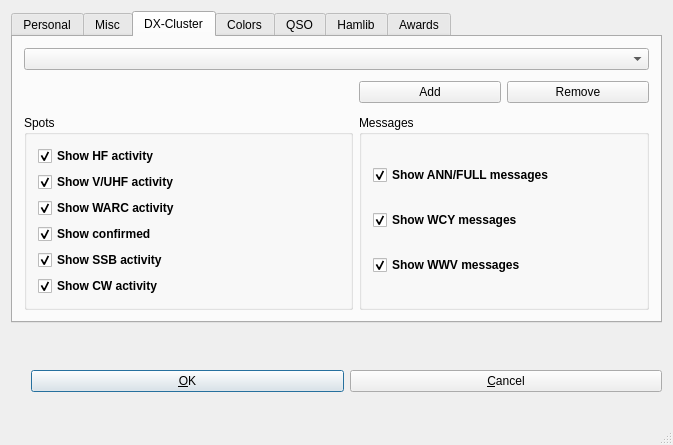
<?xml version="1.0" encoding="UTF-8"?>
<ui version="4.0">
 <class>setup</class>
 <widget class="QDialog" name="setup">
  <property name="geometry">
   <rect>
    <x>0</x>
    <y>0</y>
    <width>673</width>
    <height>445</height>
   </rect>
  </property>
  <property name="windowTitle">
   <string>KLog setup</string>
  </property>
  <property name="sizeGripEnabled">
   <bool>true</bool>
  </property>
  <layout class="QGridLayout">
   <item row="1" column="0">
    <layout class="QHBoxLayout">
     <property name="spacing">
      <number>6</number>
     </property>
     <property name="margin">
      <number>0</number>
     </property>
     <item>
      <spacer name="Qt::Horizontal Spacing2">
       <property name="orientation">
        <enum>Qt::Vertical</enum>
       </property>
       <property name="sizeType">
        <enum>QSizePolicy::Expanding</enum>
       </property>
       <property name="sizeHint" stdset="0">
        <size>
         <width>20</width>
         <height>20</height>
        </size>
       </property>
      </spacer>
     </item>
     <item>
      <widget class="QPushButton" name="buttonOk">
       <property name="text">
        <string>&amp;OK</string>
       </property>
       <property name="shortcut">
        <string/>
       </property>
       <property name="autoDefault">
        <bool>true</bool>
       </property>
       <property name="default">
        <bool>true</bool>
       </property>
      </widget>
     </item>
     <item>
      <widget class="QPushButton" name="buttonCancel">
       <property name="text">
        <string>&amp;Cancel</string>
       </property>
       <property name="shortcut">
        <string/>
       </property>
       <property name="autoDefault">
        <bool>true</bool>
       </property>
      </widget>
     </item>
    </layout>
   </item>
   <item row="0" column="0">
    <widget class="QTabWidget" name="tabWidget2">
     <property name="focusPolicy">
      <enum>Qt::NoFocus</enum>
     </property>
     <property name="currentIndex">
      <number>2</number>
     </property>
     <widget class="QWidget" name="tabPersonal">
      <attribute name="title">
       <string>Personal</string>
      </attribute>
      <layout class="QGridLayout">
       <item row="0" column="0">
        <layout class="QHBoxLayout">
         <item>
          <widget class="QLabel" name="textLabel1">
           <property name="frameShape">
            <enum>QFrame::StyledPanel</enum>
           </property>
           <property name="text">
            <string>&lt;b&gt;QRZ:&lt;/b&gt;</string>
           </property>
           <property name="wordWrap">
            <bool>false</bool>
           </property>
          </widget>
         </item>
         <item>
          <widget class="QLineEdit" name="MyCallkLineEdit"/>
         </item>
         <item>
          <spacer name="spacer2">
           <property name="orientation">
            <enum>Qt::Vertical</enum>
           </property>
           <property name="sizeType">
            <enum>QSizePolicy::Expanding</enum>
           </property>
           <property name="sizeHint" stdset="0">
            <size>
             <width>120</width>
             <height>20</height>
            </size>
           </property>
          </spacer>
         </item>
        </layout>
       </item>
       <item row="1" column="0">
        <layout class="QHBoxLayout">
         <item>
          <widget class="QLabel" name="textLabel2">
           <property name="frameShape">
            <enum>QFrame::StyledPanel</enum>
           </property>
           <property name="text">
            <string>&lt;b&gt;Locator:&lt;/b&gt;</string>
           </property>
           <property name="wordWrap">
            <bool>false</bool>
           </property>
          </widget>
         </item>
         <item>
          <widget class="QLineEdit" name="MyLocatorkLineEdit"/>
         </item>
         <item>
          <spacer name="spacer3">
           <property name="orientation">
            <enum>Qt::Vertical</enum>
           </property>
           <property name="sizeType">
            <enum>QSizePolicy::Expanding</enum>
           </property>
           <property name="sizeHint" stdset="0">
            <size>
             <width>120</width>
             <height>20</height>
            </size>
           </property>
          </spacer>
         </item>
        </layout>
       </item>
      </layout>
     </widget>
     <widget class="QWidget" name="tab">
      <attribute name="title">
       <string>Misc</string>
      </attribute>
      <layout class="QGridLayout" name="gridLayout_5">
       <item row="0" column="0">
        <widget class="QCheckBox" name="checkBoxProgressDialog">
         <property name="font">
          <font>
           <weight>75</weight>
           <bold>true</bold>
          </font>
         </property>
         <property name="toolTip">
          <string>Shows a progress bar but makes the log reading slower</string>
         </property>
         <property name="text">
          <string>Show progress dialog when reading log file</string>
         </property>
         <property name="checked">
          <bool>true</bool>
         </property>
        </widget>
       </item>
       <item row="0" column="1" rowspan="2">
        <widget class="QCheckBox" name="lastFilecheckBox">
         <property name="font">
          <font>
           <weight>75</weight>
           <bold>true</bold>
          </font>
         </property>
         <property name="text">
          <string>Open this file when starting:</string>
         </property>
        </widget>
       </item>
       <item row="1" column="0">
        <widget class="QCheckBox" name="UTCcheckBox">
         <property name="font">
          <font>
           <weight>75</weight>
           <bold>true</bold>
          </font>
         </property>
         <property name="focusPolicy">
          <enum>Qt::NoFocus</enum>
         </property>
         <property name="toolTip">
          <string>If checked the time will be Qt::UTC</string>
         </property>
         <property name="text">
          <string>Time in Qt::UTC</string>
         </property>
         <property name="checked">
          <bool>true</bool>
         </property>
         <property name="tristate">
          <bool>false</bool>
         </property>
        </widget>
       </item>
       <item row="2" column="1">
        <layout class="QHBoxLayout">
         <item>
          <widget class="QLineEdit" name="filenamekLineEdit">
           <property name="enabled">
            <bool>false</bool>
           </property>
          </widget>
         </item>
         <item>
          <widget class="QPushButton" name="searchFilekPushButton">
           <property name="enabled">
            <bool>false</bool>
           </property>
           <property name="text">
            <string/>
           </property>
          </widget>
         </item>
        </layout>
       </item>
       <item row="3" column="0">
        <layout class="QHBoxLayout">
         <item>
          <widget class="QLabel" name="textLabel1_4">
           <property name="frameShape">
            <enum>QFrame::StyledPanel</enum>
           </property>
           <property name="text">
            <string>&lt;b&gt;Power:&lt;/b&gt;</string>
           </property>
           <property name="wordWrap">
            <bool>false</bool>
           </property>
          </widget>
         </item>
         <item>
          <spacer name="Qt::Horizontal Spacing2_2">
           <property name="orientation">
            <enum>Qt::Vertical</enum>
           </property>
           <property name="sizeType">
            <enum>QSizePolicy::Expanding</enum>
           </property>
           <property name="sizeHint" stdset="0">
            <size>
             <width>120</width>
             <height>30</height>
            </size>
           </property>
          </spacer>
         </item>
         <item>
          <widget class="QSpinBox" name="powerkIntNumInput">
           <property name="maximum">
            <number>10000</number>
           </property>
          </widget>
         </item>
        </layout>
       </item>
       <item row="4" column="0">
        <layout class="QHBoxLayout">
         <item>
          <widget class="QLabel" name="textLabel1_5">
           <property name="frameShape">
            <enum>QFrame::StyledPanel</enum>
           </property>
           <property name="text">
            <string>&lt;b&gt;Band:&lt;/b&gt;</string>
           </property>
           <property name="wordWrap">
            <bool>false</bool>
           </property>
          </widget>
         </item>
         <item>
          <spacer name="Qt::Horizontal Spacing2_2_2">
           <property name="orientation">
            <enum>Qt::Vertical</enum>
           </property>
           <property name="sizeType">
            <enum>QSizePolicy::Expanding</enum>
           </property>
           <property name="sizeHint" stdset="0">
            <size>
             <width>150</width>
             <height>30</height>
            </size>
           </property>
          </spacer>
         </item>
         <item>
          <widget class="QComboBox" name="bandkComboBox">
           <item>
            <property name="text">
             <string>160M</string>
            </property>
           </item>
           <item>
            <property name="text">
             <string>80M</string>
            </property>
           </item>
           <item>
            <property name="text">
             <string>60M</string>
            </property>
           </item>
           <item>
            <property name="text">
             <string>40M</string>
            </property>
           </item>
           <item>
            <property name="text">
             <string>30M</string>
            </property>
           </item>
           <item>
            <property name="text">
             <string>20M</string>
            </property>
           </item>
           <item>
            <property name="text">
             <string>17M</string>
            </property>
           </item>
           <item>
            <property name="text">
             <string>15M</string>
            </property>
           </item>
           <item>
            <property name="text">
             <string>12M</string>
            </property>
           </item>
           <item>
            <property name="text">
             <string>10M</string>
            </property>
           </item>
           <item>
            <property name="text">
             <string>6M</string>
            </property>
           </item>
           <item>
            <property name="text">
             <string>2M</string>
            </property>
           </item>
           <item>
            <property name="text">
             <string>125CM</string>
            </property>
           </item>
           <item>
            <property name="text">
             <string>70CM</string>
            </property>
           </item>
           <item>
            <property name="text">
             <string>33CM</string>
            </property>
           </item>
           <item>
            <property name="text">
             <string>23CM</string>
            </property>
           </item>
           <item>
            <property name="text">
             <string>13CM</string>
            </property>
           </item>
          </widget>
         </item>
        </layout>
       </item>
       <item row="4" column="1" rowspan="2">
        <widget class="QCheckBox" name="realTimeLogCheckBox">
         <property name="font">
          <font>
           <weight>75</weight>
           <bold>true</bold>
          </font>
         </property>
         <property name="text">
          <string>Logging in real time</string>
         </property>
         <property name="checked">
          <bool>true</bool>
         </property>
        </widget>
       </item>
       <item row="5" column="0">
        <layout class="QHBoxLayout">
         <item>
          <widget class="QLabel" name="textLabel2_4">
           <property name="frameShape">
            <enum>QFrame::StyledPanel</enum>
           </property>
           <property name="text">
            <string>&lt;b&gt;Mode:&lt;/b&gt;</string>
           </property>
           <property name="wordWrap">
            <bool>false</bool>
           </property>
          </widget>
         </item>
         <item>
          <spacer name="Qt::Horizontal Spacing2_2_2_2">
           <property name="orientation">
            <enum>Qt::Vertical</enum>
           </property>
           <property name="sizeType">
            <enum>QSizePolicy::Expanding</enum>
           </property>
           <property name="sizeHint" stdset="0">
            <size>
             <width>150</width>
             <height>30</height>
            </size>
           </property>
          </spacer>
         </item>
         <item>
          <widget class="QComboBox" name="modekComboBox">
           <item>
            <property name="text">
             <string>SSB</string>
            </property>
           </item>
           <item>
            <property name="text">
             <string>CW</string>
            </property>
           </item>
           <item>
            <property name="text">
             <string>FM</string>
            </property>
           </item>
           <item>
            <property name="text">
             <string>PSK31</string>
            </property>
           </item>
           <item>
            <property name="text">
             <string>SSTV</string>
            </property>
           </item>
           <item>
            <property name="text">
             <string>RTTY</string>
            </property>
           </item>
           <item>
            <property name="text">
             <string>MTTY</string>
            </property>
           </item>
           <item>
            <property name="text">
             <string>PKT</string>
            </property>
           </item>
           <item>
            <property name="text">
             <string>AM</string>
            </property>
           </item>
           <item>
            <property name="text">
             <string>FAX</string>
            </property>
           </item>
           <item>
            <property name="text">
             <string>HELL</string>
            </property>
           </item>
           <item>
            <property name="text">
             <string>JT44</string>
            </property>
           </item>
           <item>
            <property name="text">
             <string>MT63</string>
            </property>
           </item>
           <item>
            <property name="text">
             <string>CLO</string>
            </property>
           </item>
           <item>
            <property name="text">
             <string>TOR</string>
            </property>
           </item>
           <item>
            <property name="text">
             <string>FSK</string>
            </property>
           </item>
           <item>
            <property name="text">
             <string>MFSK8</string>
            </property>
           </item>
           <item>
            <property name="text">
             <string>MFSK16</string>
            </property>
           </item>
           <item>
            <property name="text">
             <string>HSFK</string>
            </property>
           </item>
           <item>
            <property name="text">
             <string>ATV</string>
            </property>
           </item>
           <item>
            <property name="text">
             <string>PAC</string>
            </property>
           </item>
           <item>
            <property name="text">
             <string>PAC2</string>
            </property>
           </item>
           <item>
            <property name="text">
             <string>PAC3</string>
            </property>
           </item>
           <item>
            <property name="text">
             <string>PSK63</string>
            </property>
           </item>
           <item>
            <property name="text">
             <string>PSK125</string>
            </property>
           </item>
           <item>
            <property name="text">
             <string>Q15</string>
            </property>
           </item>
           <item>
            <property name="text">
             <string>THRB</string>
            </property>
           </item>
           <item>
            <property name="text">
             <string>ASCI</string>
            </property>
           </item>
          </widget>
         </item>
        </layout>
       </item>
      </layout>
     </widget>
     <widget class="QWidget" name="tabCluster">
      <attribute name="title">
       <string>DX-Cluster</string>
      </attribute>
      <layout class="QGridLayout" name="gridLayout_4">
       <item row="2" column="0">
        <spacer name="spacer8_2">
         <property name="orientation">
          <enum>Qt::Vertical</enum>
         </property>
         <property name="sizeType">
          <enum>QSizePolicy::Expanding</enum>
         </property>
         <property name="sizeHint" stdset="0">
          <size>
           <width>329</width>
           <height>31</height>
          </size>
         </property>
        </spacer>
       </item>
       <item row="2" column="1">
        <widget class="QPushButton" name="addDxClusterpushButton">
         <property name="toolTip">
          <string>Add the DX-Cluster server to the list</string>
         </property>
         <property name="text">
          <string>Add</string>
         </property>
        </widget>
       </item>
       <item row="2" column="2">
        <widget class="QPushButton" name="clearDxClusterpushButton">
         <property name="toolTip">
          <string>Clears the text line but also will remove the server from the list if is already added</string>
         </property>
         <property name="text">
          <string>Remove</string>
         </property>
        </widget>
       </item>
       <item row="4" column="0">
        <widget class="QGroupBox" name="groupBox">
         <property name="title">
          <string>Spots</string>
         </property>
         <layout class="QGridLayout" name="gridLayout_2">
          <item row="0" column="0">
           <widget class="QCheckBox" name="HFcheckBox">
            <property name="font">
             <font>
              <weight>75</weight>
              <bold>true</bold>
             </font>
            </property>
            <property name="toolTip">
             <string>Show 1.8-30MHz spots</string>
            </property>
            <property name="text">
             <string>Show HF activity</string>
            </property>
            <property name="checked">
             <bool>true</bool>
            </property>
           </widget>
          </item>
          <item row="1" column="0">
           <widget class="QCheckBox" name="VHFcheckBox">
            <property name="font">
             <font>
              <weight>75</weight>
              <bold>true</bold>
             </font>
            </property>
            <property name="toolTip">
             <string>Show from 50MHz to GHz spots</string>
            </property>
            <property name="text">
             <string>Show V/UHF activity</string>
            </property>
            <property name="checked">
             <bool>true</bool>
            </property>
           </widget>
          </item>
          <item row="2" column="0">
           <widget class="QCheckBox" name="WARCcheckBox">
            <property name="font">
             <font>
              <weight>75</weight>
              <bold>true</bold>
             </font>
            </property>
            <property name="toolTip">
             <string>Show from 50MHz to GHz spots</string>
            </property>
            <property name="text">
             <string>Show WARC activity</string>
            </property>
            <property name="checked">
             <bool>true</bool>
            </property>
           </widget>
          </item>
          <item row="3" column="0">
           <widget class="QCheckBox" name="confirmedcheckBox">
            <property name="font">
             <font>
              <weight>75</weight>
              <bold>true</bold>
             </font>
            </property>
            <property name="toolTip">
             <string>Show from 50MHz to GHz spots</string>
            </property>
            <property name="text">
             <string>Show confirmed</string>
            </property>
            <property name="checked">
             <bool>true</bool>
            </property>
           </widget>
          </item>
          <item row="4" column="0">
           <widget class="QCheckBox" name="SSBcheckBox">
            <property name="font">
             <font>
              <weight>75</weight>
              <bold>true</bold>
             </font>
            </property>
            <property name="toolTip">
             <string>Show from 50MHz to GHz spots</string>
            </property>
            <property name="text">
             <string>Show SSB activity</string>
            </property>
            <property name="checked">
             <bool>true</bool>
            </property>
           </widget>
          </item>
          <item row="5" column="0">
           <widget class="QCheckBox" name="CWcheckBox">
            <property name="font">
             <font>
              <weight>75</weight>
              <bold>true</bold>
             </font>
            </property>
            <property name="toolTip">
             <string>Show from 50MHz to GHz spots</string>
            </property>
            <property name="text">
             <string>Show CW activity</string>
            </property>
            <property name="checked">
             <bool>true</bool>
            </property>
           </widget>
          </item>
         </layout>
        </widget>
       </item>
       <item row="4" column="1" colspan="2">
        <widget class="QGroupBox" name="groupBox_2">
         <property name="title">
          <string>Messages</string>
         </property>
         <layout class="QGridLayout" name="gridLayout_3">
          <item row="0" column="0">
           <widget class="QCheckBox" name="ANNcheckBox">
            <property name="font">
             <font>
              <weight>75</weight>
              <bold>true</bold>
             </font>
            </property>
            <property name="toolTip">
             <string>Show announces</string>
            </property>
            <property name="text">
             <string>Show ANN/FULL messages</string>
            </property>
            <property name="checked">
             <bool>true</bool>
            </property>
           </widget>
          </item>
          <item row="2" column="0">
           <widget class="QCheckBox" name="WCYcheckBox">
            <property name="font">
             <font>
              <weight>75</weight>
              <bold>true</bold>
             </font>
            </property>
            <property name="toolTip">
             <string>Show weather messages</string>
            </property>
            <property name="text">
             <string>Show WCY messages</string>
            </property>
            <property name="checked">
             <bool>true</bool>
            </property>
           </widget>
          </item>
          <item row="3" column="0">
           <widget class="QCheckBox" name="WXcheckBox">
            <property name="font">
             <font>
              <weight>75</weight>
              <bold>true</bold>
             </font>
            </property>
            <property name="toolTip">
             <string>Show weather messages</string>
            </property>
            <property name="text">
             <string>Show WWV messages</string>
            </property>
            <property name="checked">
             <bool>true</bool>
            </property>
           </widget>
          </item>
         </layout>
        </widget>
       </item>
       <item row="1" column="0" colspan="3">
        <widget class="QComboBox" name="dxClustercomboBox">
         <property name="toolTip">
          <string>Select a dx-cluster server.</string>
         </property>
        </widget>
       </item>
      </layout>
     </widget>
     <widget class="QWidget" name="tab">
      <attribute name="title">
       <string>Colors</string>
      </attribute>
      <layout class="QGridLayout">
       <item row="4" column="2">
        <spacer name="spacer10_2">
         <property name="orientation">
          <enum>Qt::Vertical</enum>
         </property>
         <property name="sizeType">
          <enum>QSizePolicy::Expanding</enum>
         </property>
         <property name="sizeHint" stdset="0">
          <size>
           <width>248</width>
           <height>20</height>
          </size>
         </property>
        </spacer>
       </item>
       <item row="0" column="2">
        <spacer name="spacer8">
         <property name="orientation">
          <enum>Qt::Vertical</enum>
         </property>
         <property name="sizeType">
          <enum>QSizePolicy::Expanding</enum>
         </property>
         <property name="sizeHint" stdset="0">
          <size>
           <width>140</width>
           <height>20</height>
          </size>
         </property>
        </spacer>
       </item>
       <item row="3" column="2">
        <spacer name="spacer10_3">
         <property name="orientation">
          <enum>Qt::Vertical</enum>
         </property>
         <property name="sizeType">
          <enum>QSizePolicy::Expanding</enum>
         </property>
         <property name="sizeHint" stdset="0">
          <size>
           <width>326</width>
           <height>20</height>
          </size>
         </property>
        </spacer>
       </item>
       <item row="2" column="0">
        <widget class="QLabel" name="textLabel3">
         <property name="frameShape">
          <enum>QFrame::StyledPanel</enum>
         </property>
         <property name="text">
          <string>&lt;p align=&quot;center&quot;&gt;&lt;b&gt;Needed band&lt;/b&gt;&lt;/p&gt;</string>
         </property>
         <property name="wordWrap">
          <bool>false</bool>
         </property>
        </widget>
       </item>
       <item row="3" column="0">
        <widget class="QLabel" name="textLabel3_2">
         <property name="frameShape">
          <enum>QFrame::StyledPanel</enum>
         </property>
         <property name="text">
          <string>&lt;p align=&quot;center&quot;&gt;&lt;b&gt;New One&lt;/b&gt;&lt;/p&gt;</string>
         </property>
         <property name="wordWrap">
          <bool>false</bool>
         </property>
        </widget>
       </item>
       <item row="1" column="0">
        <widget class="QLabel" name="textLabel2_3">
         <property name="frameShape">
          <enum>QFrame::StyledPanel</enum>
         </property>
         <property name="text">
          <string>&lt;p align=&quot;center&quot;&gt;&lt;b&gt;Worked&lt;/b&gt;&lt;/p&gt;</string>
         </property>
         <property name="wordWrap">
          <bool>false</bool>
         </property>
        </widget>
       </item>
       <item row="0" column="0">
        <widget class="QLabel" name="textLabel1_3">
         <property name="frameShape">
          <enum>QFrame::StyledPanel</enum>
         </property>
         <property name="text">
          <string>&lt;p align=&quot;center&quot;&gt;&lt;b&gt;Confirmed&lt;/b&gt;&lt;/p&gt;</string>
         </property>
         <property name="wordWrap">
          <bool>false</bool>
         </property>
        </widget>
       </item>
       <item row="4" column="0">
        <widget class="QLabel" name="defaulttextLabel">
         <property name="frameShape">
          <enum>QFrame::StyledPanel</enum>
         </property>
         <property name="text">
          <string>&lt;p align=&quot;center&quot;&gt;&lt;b&gt;Default&lt;/b&gt;&lt;/p&gt;</string>
         </property>
         <property name="wordWrap">
          <bool>false</bool>
         </property>
        </widget>
       </item>
       <item row="4" column="1">
        <widget class="QPushButton" name="defaultPushButton">
         <property name="text">
          <string>Click to select</string>
         </property>
        </widget>
       </item>
       <item row="3" column="1">
        <widget class="QPushButton" name="newOnePushButton">
         <property name="text">
          <string>Click to select</string>
         </property>
        </widget>
       </item>
       <item row="2" column="1">
        <widget class="QPushButton" name="neededPushButton">
         <property name="text">
          <string>Click to select</string>
         </property>
        </widget>
       </item>
       <item row="1" column="1">
        <widget class="QPushButton" name="workedPushButton">
         <property name="text">
          <string>Click to select</string>
         </property>
        </widget>
       </item>
       <item row="0" column="1">
        <widget class="QPushButton" name="confirmedPushButton">
         <property name="text">
          <string>Click to select</string>
         </property>
        </widget>
       </item>
       <item row="2" column="2">
        <spacer name="spacer10">
         <property name="orientation">
          <enum>Qt::Vertical</enum>
         </property>
         <property name="sizeType">
          <enum>QSizePolicy::Expanding</enum>
         </property>
         <property name="sizeHint" stdset="0">
          <size>
           <width>300</width>
           <height>20</height>
          </size>
         </property>
        </spacer>
       </item>
       <item row="1" column="2">
        <spacer name="spacer9">
         <property name="orientation">
          <enum>Qt::Vertical</enum>
         </property>
         <property name="sizeType">
          <enum>QSizePolicy::Expanding</enum>
         </property>
         <property name="sizeHint" stdset="0">
          <size>
           <width>300</width>
           <height>20</height>
          </size>
         </property>
        </spacer>
       </item>
      </layout>
     </widget>
     <widget class="QWidget" name="TabPage">
      <attribute name="title">
       <string>QSO</string>
      </attribute>
      <layout class="QGridLayout">
       <item row="0" column="0">
        <widget class="QCheckBox" name="completeWithPreviouscheckBox">
         <property name="enabled">
          <bool>true</bool>
         </property>
         <property name="font">
          <font>
           <weight>75</weight>
           <bold>true</bold>
          </font>
         </property>
         <property name="text">
          <string>Complete data with previous QSOs</string>
         </property>
         <property name="checked">
          <bool>false</bool>
         </property>
        </widget>
       </item>
       <item row="1" column="0">
        <widget class="QCheckBox" name="mandatoryDatacheckBox">
         <property name="enabled">
          <bool>true</bool>
         </property>
         <property name="font">
          <font>
           <weight>75</weight>
           <bold>true</bold>
          </font>
         </property>
         <property name="toolTip">
          <string>Mandatory data is: QRZ, date, time, band, mode, RST(rx) &amp; RST (tx)</string>
         </property>
         <property name="text">
          <string>Requires the mandatory fields in ALL QSO</string>
         </property>
         <property name="checked">
          <bool>false</bool>
         </property>
        </widget>
       </item>
      </layout>
     </widget>
     <widget class="QWidget" name="TabPage">
      <attribute name="title">
       <string>Hamlib</string>
      </attribute>
      <layout class="QGridLayout">
       <item row="1" column="0">
        <layout class="QHBoxLayout">
         <item>
          <widget class="QLabel" name="textLabel1_8">
           <property name="sizePolicy">
            <sizepolicy hsizetype="Fixed" vsizetype="Fixed">
             <horstretch>0</horstretch>
             <verstretch>0</verstretch>
            </sizepolicy>
           </property>
           <property name="text">
            <string>Transceiver:</string>
           </property>
           <property name="wordWrap">
            <bool>false</bool>
           </property>
          </widget>
         </item>
         <item>
          <widget class="QComboBox" name="comboBoxTrvList"/>
         </item>
        </layout>
       </item>
       <item row="2" column="0">
        <layout class="QHBoxLayout">
         <item>
          <widget class="QLabel" name="textLabel1_7">
           <property name="text">
            <string>Device:</string>
           </property>
           <property name="wordWrap">
            <bool>false</bool>
           </property>
          </widget>
         </item>
         <item>
          <widget class="QLineEdit" name="devicelineEdit">
           <property name="text">
            <string>/dev/ttyS0</string>
           </property>
          </widget>
         </item>
         <item>
          <widget class="QComboBox" name="comboBoxTrvSpeedList">
           <item>
            <property name="text">
             <string>1200</string>
            </property>
           </item>
           <item>
            <property name="text">
             <string>2400</string>
            </property>
           </item>
           <item>
            <property name="text">
             <string>4800</string>
            </property>
           </item>
           <item>
            <property name="text">
             <string>9600</string>
            </property>
           </item>
           <item>
            <property name="text">
             <string>19200</string>
            </property>
           </item>
           <item>
            <property name="text">
             <string>38400</string>
            </property>
           </item>
           <item>
            <property name="text">
             <string>57600</string>
            </property>
           </item>
           <item>
            <property name="text">
             <string>115200</string>
            </property>
           </item>
          </widget>
         </item>
        </layout>
       </item>
       <item row="0" column="0">
        <layout class="QHBoxLayout">
         <item>
          <widget class="QCheckBox" name="hamlibcheckBox">
           <property name="text">
            <string>Activate Hamlib</string>
           </property>
          </widget>
         </item>
         <item>
          <widget class="QSpinBox" name="hamlibIntervalspinBox">
           <property name="maximum">
            <number>10000</number>
           </property>
           <property name="value">
            <number>200</number>
           </property>
          </widget>
         </item>
         <item>
          <widget class="QLabel" name="textLabel1_6">
           <property name="text">
            <string>Pool hamlib each (msecs)</string>
           </property>
           <property name="wordWrap">
            <bool>false</bool>
           </property>
          </widget>
         </item>
        </layout>
       </item>
      </layout>
     </widget>
     <widget class="QWidget" name="TabPage">
      <attribute name="title">
       <string>Awards</string>
      </attribute>
      <layout class="QGridLayout" name="gridLayout">
       <item row="0" column="0" colspan="3">
        <widget class="QLineEdit" name="awardFilenamekLineEdit"/>
       </item>
       <item row="0" column="3">
        <widget class="QToolButton" name="awardFilekToolButton">
         <property name="enabled">
          <bool>true</bool>
         </property>
         <property name="text">
          <string/>
         </property>
        </widget>
       </item>
       <item row="1" column="0">
        <widget class="QPushButton" name="awardAddpushButton">
         <property name="text">
          <string>Add</string>
         </property>
        </widget>
       </item>
       <item row="1" column="1">
        <widget class="QPushButton" name="awardClearpushButton">
         <property name="text">
          <string>Clear</string>
         </property>
        </widget>
       </item>
       <item row="1" column="2">
        <spacer name="spacer4_2">
         <property name="orientation">
          <enum>Qt::Vertical</enum>
         </property>
         <property name="sizeType">
          <enum>QSizePolicy::Expanding</enum>
         </property>
         <property name="sizeHint" stdset="0">
          <size>
           <width>360</width>
           <height>20</height>
          </size>
         </property>
        </spacer>
       </item>
       <item row="1" column="3">
        <widget class="QPushButton" name="awardRemovepushButton">
         <property name="text">
          <string>Remove</string>
         </property>
        </widget>
       </item>
       <item row="2" column="0" colspan="4">
        <widget class="QTreeWidget" name="awardTreeWidget">
         <column>
          <property name="text">
           <string>Number</string>
          </property>
         </column>
         <column>
          <property name="text">
           <string>Award</string>
          </property>
         </column>
         <column>
          <property name="text">
           <string>Entity</string>
          </property>
         </column>
         <column>
          <property name="text">
           <string>File</string>
          </property>
         </column>
        </widget>
       </item>
      </layout>
     </widget>
    </widget>
   </item>
  </layout>
 </widget>
 <layoutdefault spacing="6" margin="11"/>
 <tabstops>
  <tabstop>HFcheckBox</tabstop>
  <tabstop>VHFcheckBox</tabstop>
  <tabstop>ANNcheckBox</tabstop>
  <tabstop>buttonOk</tabstop>
  <tabstop>buttonCancel</tabstop>
  <tabstop>tabWidget2</tabstop>
 </tabstops>
 <resources/>
 <connections>
  <connection>
   <sender>buttonOk</sender>
   <signal>clicked()</signal>
   <receiver>setup</receiver>
   <slot>slotOkBtnClicked()</slot>
   <hints>
    <hint type="sourcelabel">
     <x>244</x>
     <y>391</y>
    </hint>
    <hint type="destinationlabel">
     <x>20</x>
     <y>20</y>
    </hint>
   </hints>
  </connection>
  <connection>
   <sender>buttonCancel</sender>
   <signal>clicked()</signal>
   <receiver>setup</receiver>
   <slot>reject()</slot>
   <hints>
    <hint type="sourcelabel">
     <x>457</x>
     <y>391</y>
    </hint>
    <hint type="destinationlabel">
     <x>20</x>
     <y>20</y>
    </hint>
   </hints>
  </connection>
  <connection>
   <sender>awardClearpushButton</sender>
   <signal>clicked()</signal>
   <receiver>setup</receiver>
   <slot>slotAwardClearButtonClicked()</slot>
   <hints>
    <hint type="sourcelabel">
     <x>105</x>
     <y>79</y>
    </hint>
    <hint type="destinationlabel">
     <x>20</x>
     <y>20</y>
    </hint>
   </hints>
  </connection>
  <connection>
   <sender>awardRemovepushButton</sender>
   <signal>clicked()</signal>
   <receiver>setup</receiver>
   <slot>slotAwardRemoveButtonClicked()</slot>
   <hints>
    <hint type="sourcelabel">
     <x>560</x>
     <y>79</y>
    </hint>
    <hint type="destinationlabel">
     <x>20</x>
     <y>20</y>
    </hint>
   </hints>
  </connection>
  <connection>
   <sender>clearDxClusterpushButton</sender>
   <signal>clicked()</signal>
   <receiver>setup</receiver>
   <slot>slotClearDxClusterPushButtonClicked()</slot>
   <hints>
    <hint type="sourcelabel">
     <x>31</x>
     <y>74</y>
    </hint>
    <hint type="destinationlabel">
     <x>20</x>
     <y>20</y>
    </hint>
   </hints>
  </connection>
  <connection>
   <sender>addDxClusterpushButton</sender>
   <signal>clicked()</signal>
   <receiver>setup</receiver>
   <slot>slotAddDxClusterPushButtonClicked()</slot>
   <hints>
    <hint type="sourcelabel">
     <x>31</x>
     <y>74</y>
    </hint>
    <hint type="destinationlabel">
     <x>20</x>
     <y>20</y>
    </hint>
   </hints>
  </connection>
  <connection>
   <sender>searchFilekPushButton</sender>
   <signal>clicked()</signal>
   <receiver>setup</receiver>
   <slot>slotFileNameClicked()</slot>
   <hints>
    <hint type="sourcelabel">
     <x>31</x>
     <y>55</y>
    </hint>
    <hint type="destinationlabel">
     <x>20</x>
     <y>20</y>
    </hint>
   </hints>
  </connection>
  <connection>
   <sender>lastFilecheckBox</sender>
   <signal>clicked()</signal>
   <receiver>setup</receiver>
   <slot>slotOpenFileButtonClicked()</slot>
   <hints>
    <hint type="sourcelabel">
     <x>31</x>
     <y>55</y>
    </hint>
    <hint type="destinationlabel">
     <x>20</x>
     <y>20</y>
    </hint>
   </hints>
  </connection>
  <connection>
   <sender>confirmedPushButton</sender>
   <signal>clicked()</signal>
   <receiver>setup</receiver>
   <slot>slotConfirmedColorPushButton()</slot>
   <hints>
    <hint type="sourcelabel">
     <x>168</x>
     <y>56</y>
    </hint>
    <hint type="destinationlabel">
     <x>20</x>
     <y>20</y>
    </hint>
   </hints>
  </connection>
  <connection>
   <sender>neededPushButton</sender>
   <signal>clicked()</signal>
   <receiver>setup</receiver>
   <slot>slotNeededColorPushButton()</slot>
   <hints>
    <hint type="sourcelabel">
     <x>168</x>
     <y>181</y>
    </hint>
    <hint type="destinationlabel">
     <x>20</x>
     <y>20</y>
    </hint>
   </hints>
  </connection>
  <connection>
   <sender>workedPushButton</sender>
   <signal>clicked()</signal>
   <receiver>setup</receiver>
   <slot>slotWorkedColorPushButton()</slot>
   <hints>
    <hint type="sourcelabel">
     <x>168</x>
     <y>118</y>
    </hint>
    <hint type="destinationlabel">
     <x>20</x>
     <y>20</y>
    </hint>
   </hints>
  </connection>
  <connection>
   <sender>defaultPushButton</sender>
   <signal>clicked()</signal>
   <receiver>setup</receiver>
   <slot>slotDefaultColorPushButton()</slot>
   <hints>
    <hint type="sourcelabel">
     <x>168</x>
     <y>305</y>
    </hint>
    <hint type="destinationlabel">
     <x>20</x>
     <y>20</y>
    </hint>
   </hints>
  </connection>
  <connection>
   <sender>awardAddpushButton</sender>
   <signal>clicked()</signal>
   <receiver>setup</receiver>
   <slot>slotAddButtonClicked()</slot>
   <hints>
    <hint type="sourcelabel">
     <x>31</x>
     <y>79</y>
    </hint>
    <hint type="destinationlabel">
     <x>20</x>
     <y>20</y>
    </hint>
   </hints>
  </connection>
  <connection>
   <sender>newOnePushButton</sender>
   <signal>clicked()</signal>
   <receiver>setup</receiver>
   <slot>slotNewOneColorPushButton()</slot>
   <hints>
    <hint type="sourcelabel">
     <x>168</x>
     <y>243</y>
    </hint>
    <hint type="destinationlabel">
     <x>20</x>
     <y>20</y>
    </hint>
   </hints>
  </connection>
 </connections>
</ui>
